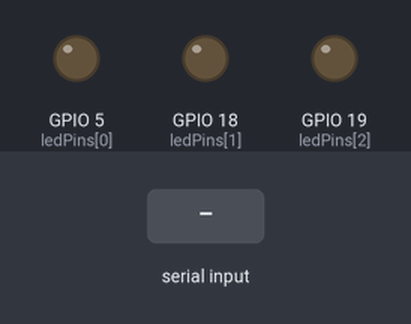
Bench run of a sketch on a simulated ESP32. Parts: output pins drawn as LEDs (lit = HIGH). The test bench sets the inputs (shaded band). What the sketch prints to the serial monitor is not drawn.

Above: at 1.2 s.
1.3 s: "FADE\n" received over Serial
At 5.05 s:
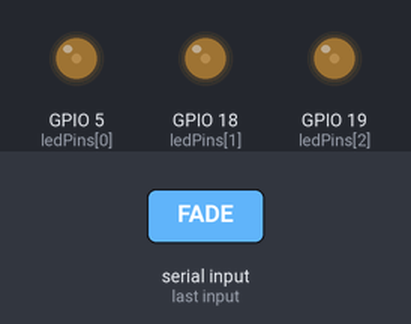
At 11.01 s:
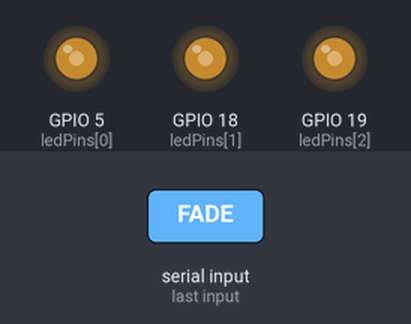
Timing chart, 0 to 17.5 s (numbered marks = the images above; inputs shaded):
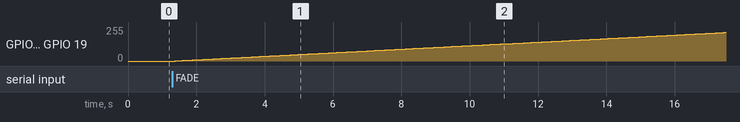

The sketch:

esp.ino
```cpp
#include <Arduino.h>

// Three pins for three LEDs
const int ledPins[3] = {5, 18, 19};

// For PWM
const int freq = 5000;       // 5 kHz
const int resolution = 8;    // 8-bit (values 0..255)
const int ledChannels[3] = {0, 1, 2}; // We need a unique LEDC channel per pin

void setup() {
  Serial.begin(115200);

  // Setup each LED pin on a separate channel
  for (int i = 0; i < 3; i++) {
    ledcSetup(ledChannels[i], freq, resolution);
    ledcAttachPin(ledPins[i], ledChannels[i]);
    // Start them off at 0
    ledcWrite(ledChannels[i], 0);
  }

  Serial.println("ESP32 with 3 LEDs ready. Listening on Serial...");
}

void loop() {
  // Check for serial commands (if you’re using USB bridging)
  if (Serial.available()) {
    String command = Serial.readStringUntil('\n');
    command.trim();

    if (command == "FADE") {
      fadeAllLEDs(); // Example: fade them on
    } else if (command == "OFF") {
      turnAllOff();
    }
    // You could add more commands as needed
  }
}

// Example function to fade all 3 LEDs from 0..255
void fadeAllLEDs() {
  for (int duty = 0; duty <= 255; duty++) {
    for (int i = 0; i < 3; i++) {
      ledcWrite(ledChannels[i], duty);
    }
    delay(75); // fade speed
  }
}

// Example function to turn all LEDs off
void turnAllOff() {
  for (int i = 0; i < 3; i++) {
    ledcWrite(ledChannels[i], 0);
  }
}
```

Measured:
- after the input at 1.3 s, GPIO 5 (ledPins[0]), GPIO 18 (ledPins[1]), GPIO 19 (ledPins[2]): moves from 0/255 to 214/255 over 16.1 s, starting after 0.08 s
